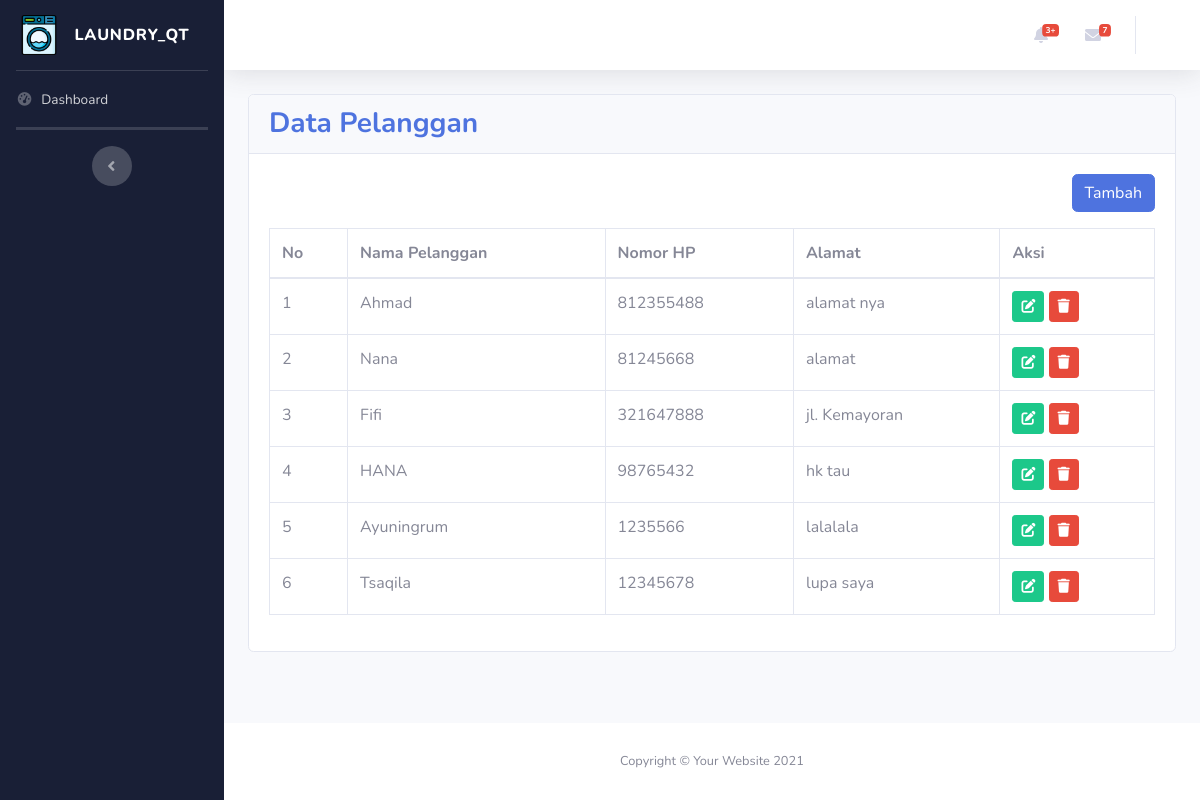
Screenshot of /admin/customer.php with the database file from the repository.
### tables this page shows
CREATE TABLE `customer` (
  `id` int(11) NOT NULL,
  `customer_name` varchar(50) NOT NULL,
  `phone` int(50) NOT NULL,
  `address` varchar(100) NOT NULL,
  `created_at` timestamp NOT NULL DEFAULT current_timestamp(),
  `updated_at` timestamp NOT NULL DEFAULT current_timestamp() ON UPDATE current_timestamp()
);

### admin/customer.php (the view, shortened to what this page needs)
<?php
include "koneksi.php";
$queryCustomer = mysqli_query($koneksi, "SELECT * FROM customer ORDER BY id DESC");
?>
<!DOCTYPE html>
<html lang="en">
<head>
  <link rel="stylesheet" href="https://cdnjs.cloudflare.com/ajax/libs/font-awesome/6.0.0-beta3/css/all.min.css">
  <?php include 'inc/head.php' ?>
</head>
<body id="page-top">
  <div id="wrapper">
    <?php include 'inc/sidebar.php'; ?>
    <div id="content-wrapper" class="d-flex flex-column">
      <div id="content">
        <?php include 'inc/navbar.php' ?>
        <div class="container-fluid">
          <div class="container-xxl flex-grow-1 container-p-y">
            <div class="row">
              <div class="col-sm-12">
              <div class="card">
                  <div class="card-header">
                    <h3 class="m-0 font-weight-bold text-primary">Data Pelanggan</h3></div>
                  <div class="card-body">
                    <div align="right" class="mb-3">
                      <a href="tambah-customer.php" class="btn btn-primary">Tambah</a>
                    </div>
                    <table class="table table-bordered">
                      <thead>
                        <tr>
                          <th>No</th>
                          <th>Nama Pelanggan</th>
                          <th>Nomor HP</th>
                          <th>Alamat</th>
                          <th>Aksi</th>
                        </tr>
                      </thead>
                      <tbody>
                        <?php $no = 1;
                        while ($rowCustomer = mysqli_fetch_assoc($queryCustomer)) { ?>
                          <tr>
                            <td><?php echo $no++ ?></td>
                            <td><?php echo $rowCustomer['customer_name'] ?></td>
                            <td><?php echo $rowCustomer['phone'] ?></td>
                            <td><?php echo $rowCustomer['address'] ?></td>
                            <td>
                              <a href="tambah-customer.php?edit=<?php echo $rowCustomer['id'] ?>" class="btn btn-success btn-sm">
                              <i class="fa-solid fa-pen-to-square"></i></a>
                              <a onclick="return confirm('Apakah anda yakin akan menghapus data ini?')"
                                href="customer.php?delete=<?php echo $rowCustomer['id'] ?>" class="btn btn-danger btn-sm">
                                <i class="fa-solid fa-trash"></i></a>
                            </td>
                          </tr>
                        <?php } ?>
                      </tbody>
                    </table>
                  </div>
                </div>
              </div>
            </div>
          </div>
        </div>
      </div>
      <?php include 'inc/footer.php' ?>
    </div>
  </div>
</body>
</html>

### admin/inc/head.php (shortened to what this page needs)
<link href="../assets/admin/vendor/fontawesome-free/css/all.min.css" rel="stylesheet" type="text/css">
<link href="../assets/admin/css/sb-admin-2.min.css" rel="stylesheet">
<link rel="stylesheet" href="https://cdnjs.cloudflare.com/ajax/libs/font-awesome/6.0.0-beta3/css/all.min.css">

### admin/inc/sidebar.php (shortened to what this page needs)
<ul class="navbar-nav sidebar sidebar-dark accordion" style="background-color:#191f36;" id="accordionSidebar">
  <a class="sidebar-brand d-flex align-items-center justify-content-center" href="index.html">
      <img width="40" src="washing-machine.png" alt="">
    <div class="sidebar-brand-text mx-3">Laundry_QT</div>
  </a>
  <hr class="sidebar-divider my-0">
  <li class="nav-item">
    <a class="nav-link" href="index.php">
      <i class="fas fa-fw fa-tachometer-alt"></i>
      <span>Dashboard</span></a>
  </li>
  <hr class="sidebar-divider my-0">
  <hr class="sidebar-divider my-0">
  <hr class="sidebar-divider my-0">
  <div class="text-center d-none d-md-inline mt-3">
    <button class="rounded-circle border-0" id="sidebarToggle"></button>
  </div>
</ul>

### admin/inc/navbar.php (shortened to what this page needs)
<nav class="navbar navbar-expand navbar-light bg-white topbar mb-4 static-top shadow">
  <ul class="navbar-nav ml-auto">
    <li class="nav-item dropdown no-arrow mx-1">
      <a class="nav-link dropdown-toggle" href="#" id="alertsDropdown" role="button"
        data-toggle="dropdown" aria-haspopup="true" aria-expanded="false">
        <i class="fas fa-bell fa-fw"></i>
        <span class="badge badge-danger badge-counter">3+</span>
      </a>
    </li>
    <li class="nav-item dropdown no-arrow mx-1">
      <a class="nav-link dropdown-toggle" href="#" id="messagesDropdown" role="button"
        data-toggle="dropdown" aria-haspopup="true" aria-expanded="false">
        <i class="fas fa-envelope fa-fw"></i>
        <span class="badge badge-danger badge-counter">7</span>
      </a>
    </li>
    <li class="nav-item dropdown no-arrow">
      <a class="nav-link dropdown-toggle" href="#" id="userDropdown" role="button"
        data-toggle="dropdown" aria-haspopup="true" aria-expanded="false">
      </a>
    </li>
  </ul>
</nav>

### admin/inc/footer.php
<footer class="sticky-footer bg-white">
   <div class="container my-auto">
     <div class="copyright text-center my-auto">
       <span>Copyright &copy; Your Website 2021</span>
     </div>
   </div>
</footer>

### rows the page displays
customer: customer_name "Ahmad", phone "812355488", address "alamat nya"
customer: customer_name "Nana", phone "81245668", address "alamat"
customer: customer_name "Fifi", phone "321647888", address "jl. Kemayoran"
customer: customer_name "HANA", phone "98765432", address "hk tau"
customer: customer_name "Ayuningrum", phone "1235566", address "lalalala"
customer: customer_name "Tsaqila", phone "12345678", address "lupa saya"
